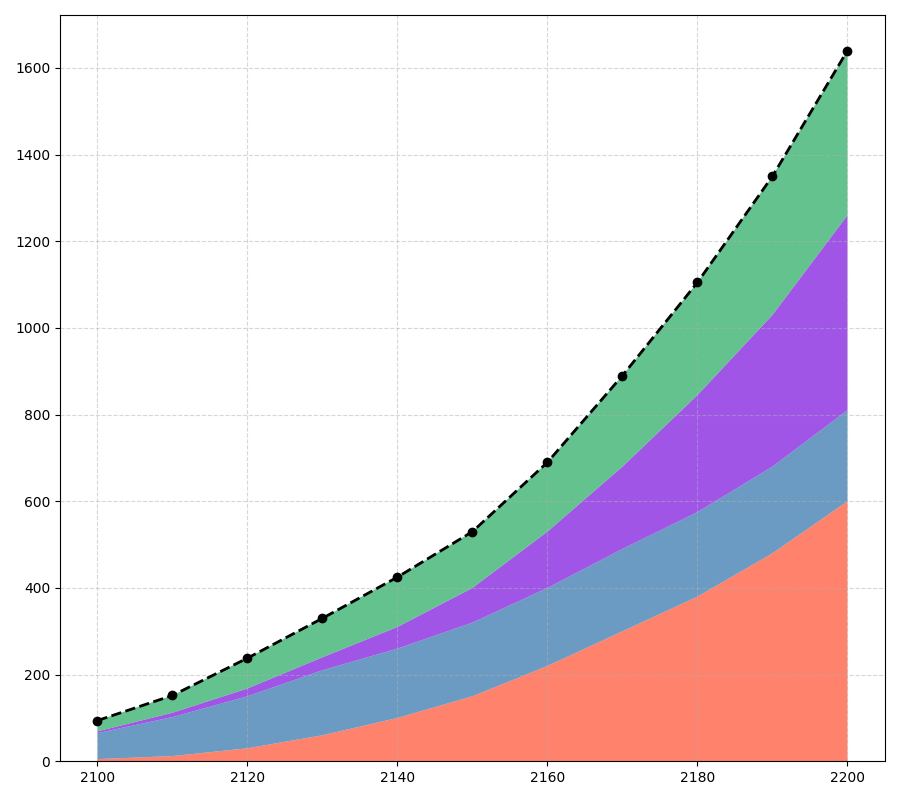

Reproduce this figure in Python.
import numpy as np
import matplotlib.pyplot as plt

decades = np.arange(2100, 2210, 10)
robotics = [5, 12, 30, 60, 100, 150, 220, 300, 380, 480, 600]
space_travel = [60, 90, 120, 150, 160, 170, 180, 190, 195, 200, 210]
quantum_computing = [4, 10, 18, 30, 50, 80, 130, 190, 270, 350, 450]
cybernetics = [25, 40, 70, 90, 115, 130, 160, 210, 260, 320, 380]
data = np.array([robotics, space_travel, quantum_computing, cybernetics])
colors = ['#FF6347', '#4682B4', '#8A2BE2', '#3CB371']

total_innovations = np.sum(data, axis=0)

fig, ax = plt.subplots(figsize=(9, 8))
ax.stackplot(decades, data, colors=colors, alpha=0.8)
ax.plot(decades, total_innovations, color='black', linestyle='--', marker='o', linewidth=2)
ax.grid(True, linestyle='--', alpha=0.5)

plt.tight_layout()
plt.show()
